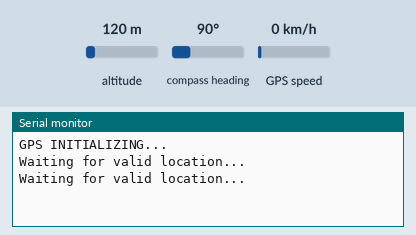
Simulated run of this sketch. Board: Arduino Uno, built with avr-gcc and run on an emulated ATmega328P. Shown: the last lines printed to the serial monitor. Inputs (shaded band) come from the test bench; at power-on: altitude 120 m, GPS speed 0 km/h, compass heading 90°. The GPS gets a fix after 3 s at 37.7749, -122.4194 with 8 satellites.

Above: at 1.8 s.
1.9 s: altitude set to 20 m
At 3.9 s:
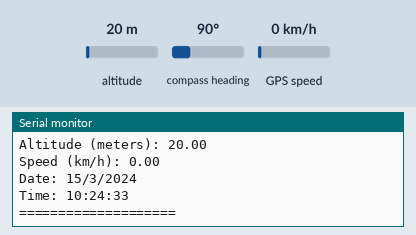
4.6 s: GPS speed set to 2 km/h
At 6.4 s:
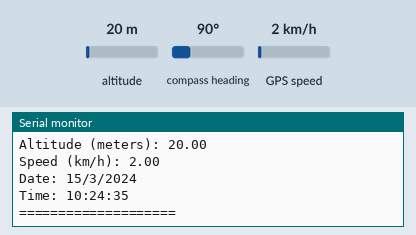
7.1 s: altitude set to 250 m
At 8.9 s:
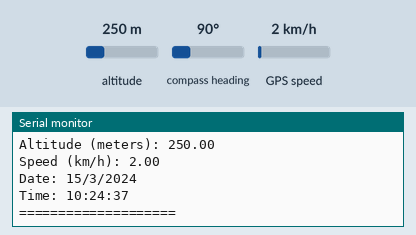
Timing chart, 0 to 10.4 s (numbered marks = the images above; inputs shaded):
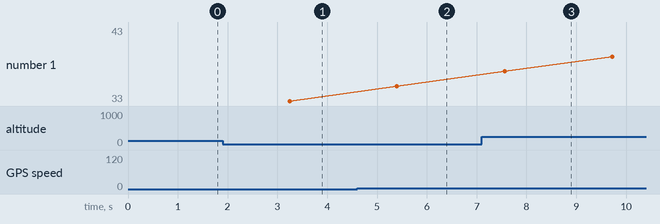

The sketch:

Gps.ino
```cpp
#include <SoftwareSerial.h>
#include <TinyGPS++.h>

SoftwareSerial gpsSerial(10, 11);
TinyGPSPlus gps;

void setup()
{
  Serial.begin(9600);
  gpsSerial.begin(9600);

  Serial.println("GPS INITIALIZING...");
  Serial.println();
}

void loop()
{
  while (gpsSerial.available() > 0)
  {
    gps.encode(gpsSerial.read());
  }

  if (gps.location.isValid())
  {
    Serial.println("===== GPS DATA =====");

    Serial.print("Latitude: ");
    Serial.println(gps.location.lat(), 6);

    Serial.print("Longitude: ");
    Serial.println(gps.location.lng(), 6);

    Serial.print("Satellites: ");
    Serial.println(gps.satellites.value());

    Serial.print("Altitude (meters): ");
    Serial.println(gps.altitude.meters());

    Serial.print("Speed (km/h): ");
    Serial.println(gps.speed.kmph());

    Serial.print("Date: ");
    Serial.print(gps.date.day());
    Serial.print("/");
    Serial.print(gps.date.month());
    Serial.print("/");
    Serial.println(gps.date.year());

    Serial.print("Time: ");
    Serial.print(gps.time.hour());
    Serial.print(":");
    Serial.print(gps.time.minute());
    Serial.print(":");
    Serial.println(gps.time.second());

    Serial.println("====================");
    Serial.println();

    delay(2000);
  }
  else
  {
    Serial.println("Waiting for valid location...");
    delay(1000);
  }
}
```

Measured:
- after the input at 1.9 s, the serial monitor: prints a new line after 1.3 s (image 1)
- after the input at 4.6 s, the serial monitor: prints a new line after 0.76 s (image 2)
- after the input at 7.1 s, the serial monitor: prints a new line after 0.39 s (image 3)
